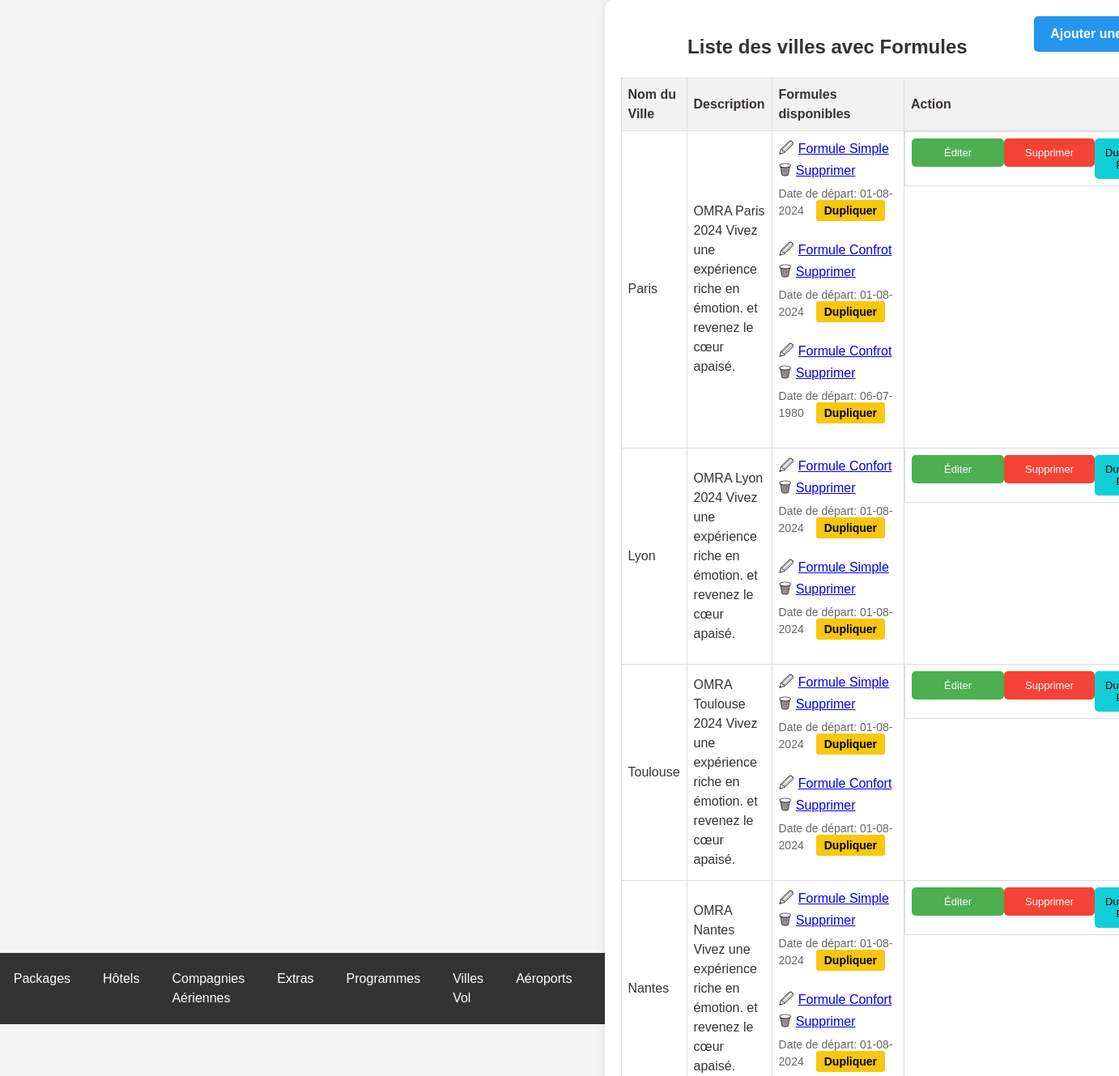
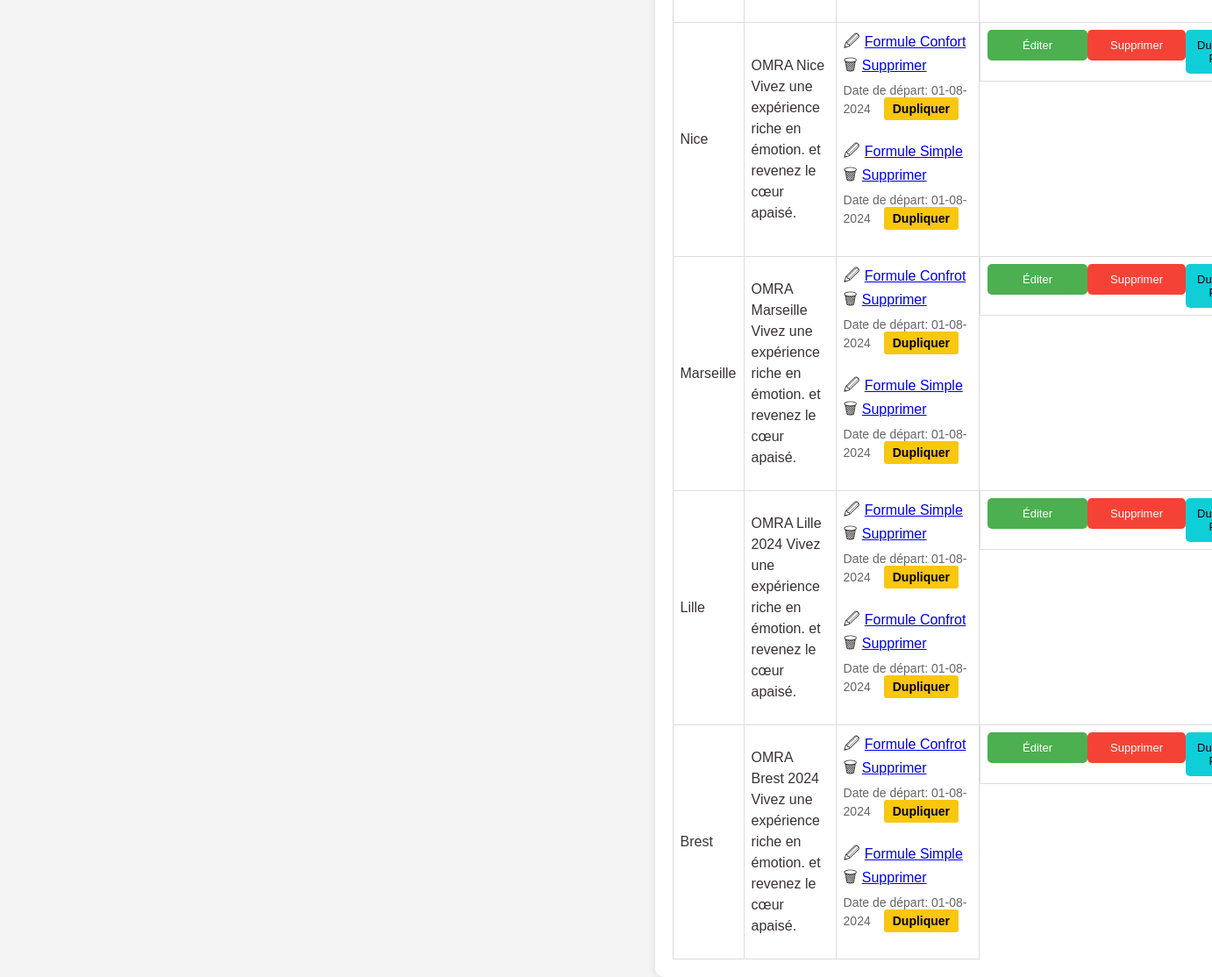
/omrapackage.php (signed in), run on an earlier commit of the app's database (2 pictures, top to bottom).
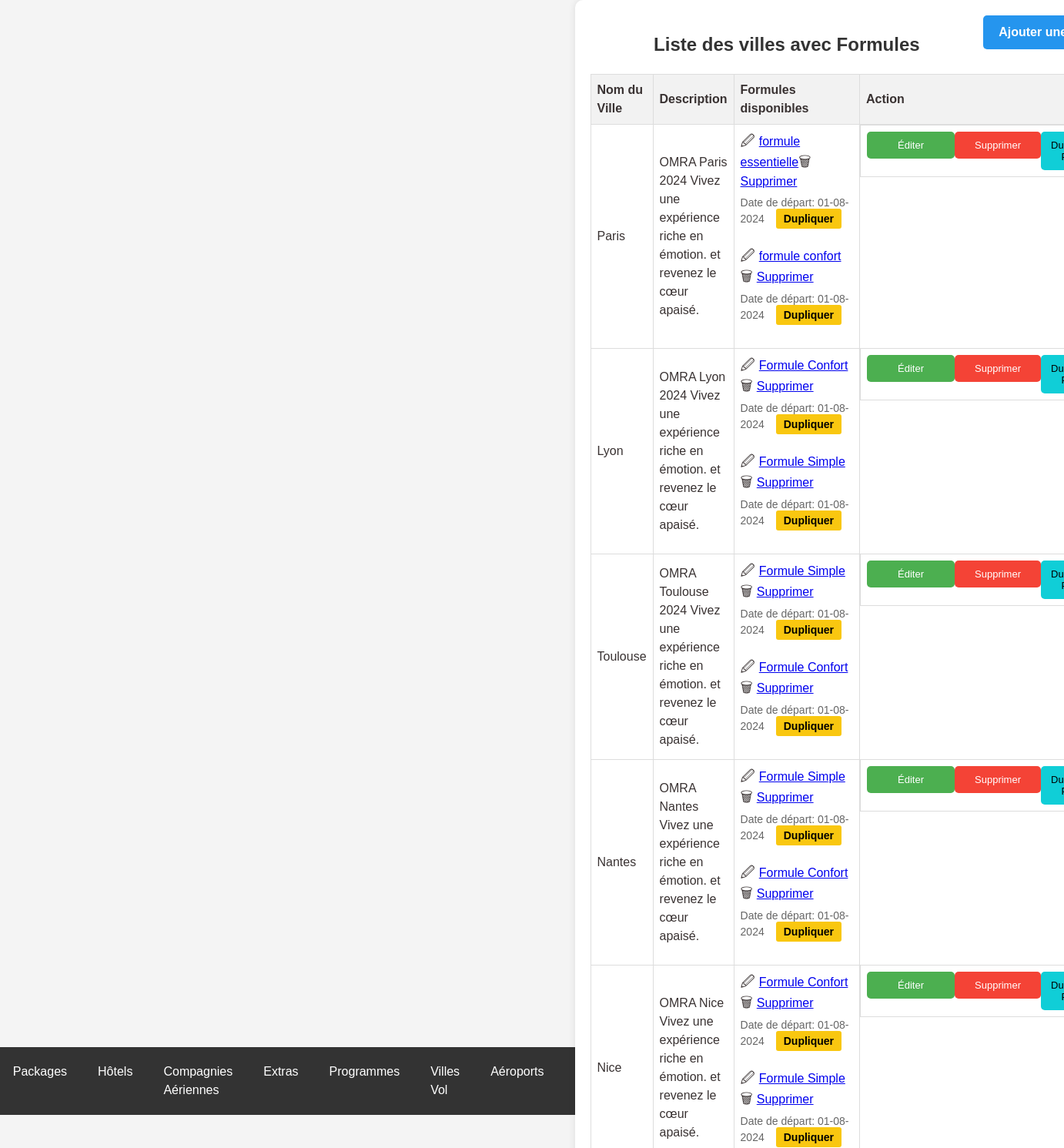
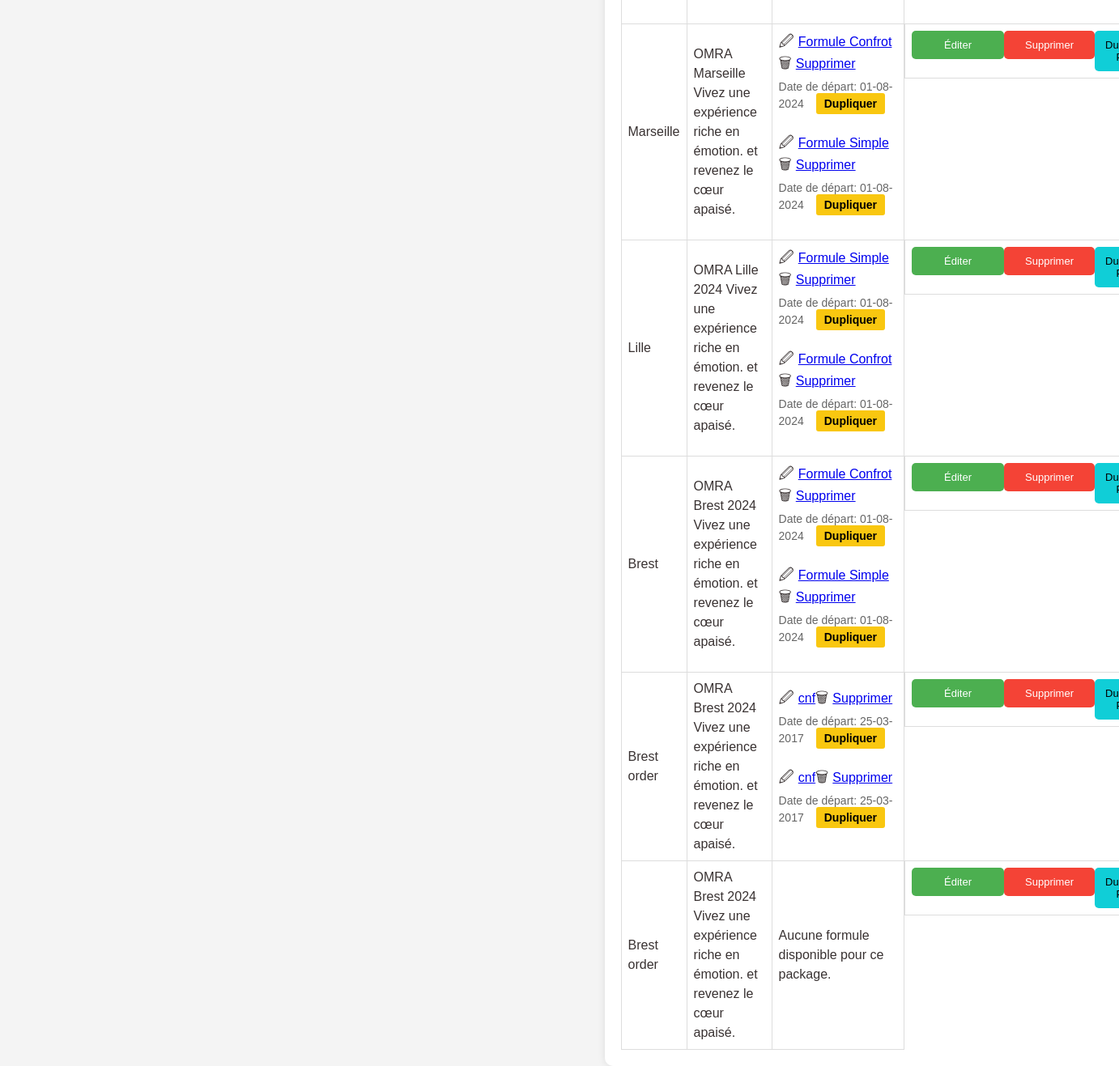
And on a later commit of the database (2 pictures, top to bottom).
### tables this page shows
CREATE TABLE `omra_packages` (
  `id` int(11) NOT NULL,
  `nom` varchar(255) NOT NULL,
  `description` text NOT NULL,
  `photo` varchar(255) NOT NULL
);

CREATE TABLE `formules` (
  `id` int(11) NOT NULL,
  `package_id` int(11) NOT NULL,
  `date_depart` date DEFAULT NULL,
  `date_retour` date DEFAULT NULL,
  `statut` enum('activé','désactivé') NOT NULL,
  `duree_sejour` varchar(255) NOT NULL,
  `prix_chambre_quadruple` decimal(10,2) NOT NULL,
  `prix_chambre_triple` decimal(10,2) NOT NULL,
  `prix_chambre_double` decimal(10,2) NOT NULL,
  `prix_chambre_single` decimal(10,2) NOT NULL,
  `child_discount` decimal(10,2) NOT NULL,
  `prix_bebe` decimal(10,2) NOT NULL,
  `prix_chambre_quadruple_promo` decimal(10,2) NOT NULL,
  `prix_chambre_triple_promo` decimal(10,2) NOT NULL,
  `prix_chambre_double_promo` decimal(10,2) NOT NULL,
  `prix_chambre_single_promo` decimal(10,2) NOT NULL,
  `type_id` int(11) DEFAULT NULL,
  `created_at` timestamp NOT NULL DEFAULT current_timestamp() ON UPDATE current_timestamp(),
  `programs_id` longtext DEFAULT NULL CHECK (json_valid(`programs_id`)),
  `program_order` longtext NOT NULL CHECK (json_valid(`program_order`)),
  `description` text NOT NULL
);

CREATE TABLE `type_formule_omra` (
  `id` int(11) NOT NULL,
  `nom` varchar(255) NOT NULL,
  `formule_parent_id` int(11) DEFAULT NULL
);

### omrapackage.php (the view, shortened to what this page needs)
<!DOCTYPE html>
<html lang="fr">
<head>
    <link rel="stylesheet" href="styles.css">
</head>
<body>
    <?php include 'header.php'; ?>
    <div class="container">
    <a href="ajoutomrapackage.php" class='btn-add'><b>Ajouter une Ville</b></a>
            <h2 class="text-center">Liste des villes avec Formules</h2>
        <table>
            <thead>
                <tr>
                    <th>Nom du Ville</th>
                    <th style="width: 550px;">Description</th>
                    <th>Formules disponibles</th>
                    <th>Action</th>
                </tr>
            </thead>
            <tbody>
                <?php
                include 'db.php';
                $sql_packages = "SELECT * FROM omra_packages";
                $result_packages = mysqli_query($conn, $sql_packages);
                if (mysqli_num_rows($result_packages) > 0) {
                    while ($row_package = mysqli_fetch_assoc($result_packages)) {
                        echo "<tr>";
                        echo "<td>" . $row_package['nom'] . "</td>";
                        echo "<td>" . $row_package['description'] . "</td>";
                        $package_id = $row_package['id'];
                        $sql_formules = "SELECT formules.*, type_formule_omra.nom as type_nom
                                     FROM formules
                                     JOIN type_formule_omra ON formules.type_id = type_formule_omra.id
                                     WHERE package_id = $package_id";
                        $result_formules = mysqli_query($conn, $sql_formules);
                        if (mysqli_num_rows($result_formules) > 0) {
                            echo "<td>";
                            while ($row_formule = mysqli_fetch_assoc($result_formules)) {
                                echo "<span class='icon'>&#128393;</span><a href='edit_formule.php?id=" . $row_formule['id'] . "'>" . $row_formule['type_nom'] . "</a>";
                                echo "<span class='icon'>&#128465;</span><a href='delete_formule.php?id=" . $row_formule['id'] . "' onclick=\"return confirm('Êtes-vous sûr de vouloir supprimer cette formule?')\">Supprimer</a>";
                                if (!empty($row_formule['date_depart'])) {
                                    $date_depart_formattee = date('d-m-Y', strtotime($row_formule['date_depart']));
                                    echo "<br><span class='indicator'>Date de départ: " . $date_depart_formattee ;
                                    echo "<a class='btn-dup' href='duplicate_formule.php?id=" . $row_formule['id'] . "'><b>Dupliquer</b></a></span>";
                                }
                                echo "<br>";
                            }
                            echo "</td>";
                        } else {
                            echo "<td>Aucune formule disponible pour ce package.</td>";
                        }
                        echo "<td class='btn-group'>";
                        echo "<div >";
                        echo "<button class='btn-edit' onclick=\"window.location.href='edit_package.php?id=" . $package_id . "'\">Éditer</button>";
                        echo "</div>";
                        echo "<br>";
                        echo "<div >";
                        echo "<button class='btn-delete' onclick=\"if(confirm('Êtes-vous sûr de vouloir supprimer ce package?')) { window.location.href='delete_package.php?id=" . $package_id . "'; }\">Supprimer</button>";
                        echo "</div>";
                        echo "<br>";
                        echo "<div >";
                        echo "<button class='btn-dup-pack' onclick=\"if(confirm('Êtes-vous sûr de vouloir dupliquer ce package?')) { window.location.href='duplicate_package.php?id=" . $package_id . "'; }\">Dupliquer Pack</button>";
                        echo "</div>";
                    }
                } else {
                    echo "<tr><td colspan='4'>Aucun package Omra disponible pour le moment.</td></tr>";
                }
                ?>
            </tbody>
        </table>
    </div>
</body>
</html>

What changed in the data, as far as the page shows it:
removed formules: type.nom "Formule Confrot", date_depart "06-07-1980", shown under omra_packages "Paris"
changed formules: type.nom "Formule Simple" → "formule essentielle"
changed formules: type.nom "Formule Confrot" → "formule confort"
added omra_packages: nom "Brest order", description "OMRA Brest 2024 Vivez une expérience riche en émotion. et revenez le cœur apaisé."
added formules: type.nom "cnf", date_depart "25-03-2017", shown under "Brest order"
added formules: type.nom "cnf", date_depart "25-03-2017", shown under "Brest order"
added omra_packages: nom "Brest order", description "OMRA Brest 2024 Vivez une expérience riche en émotion. et revenez le cœur apaisé.", shows "Aucune formule disponible pour ce package."
